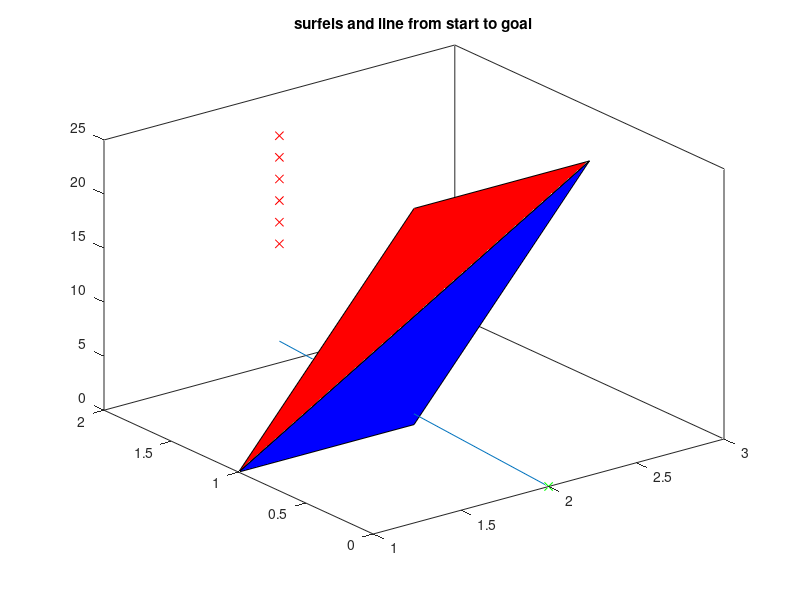

Here is the MATLAB script that generated this plot: (Note: this script raises an error after producing the figure.)
clear; close all; clc

addpath 'C:\Users\sjhar\OneDrive\Desktop\TriangleRayIntersection'
addpath 'C:\Users\sjhar\OneDrive\Desktop\gif\gif'

addpath 'C:\Users\sjhar\Desktop\TriangleRayIntersection'
addpath 'C:\Users\sjhar\Desktop\gif\gif'

facets = [];
% TODO @sjharnett break out this code into functions for:
% vertex interp
% line segment to facet intersection checking and vgraph creation
%
% verts (Nx3 array of verts)
% isObs (is it a size wall or polytope obstacle)
% obsID (ID for polytope obstacle it belongs to)

verts = [1 1 0; 2 1 0;  3 1 20; 2 1 20]; % a line that translates its length in x over the course of 20 seconds
start = [2 0 0];
finish = [2*ones(6,1) 2*ones(6,1) (11:2:21)'];
starts = [2*ones(6,1) 2*ones(6,1) zeros(6,1)];

figure; hold on; box on; title('surfels and line from start to goal')
fig = gcf;
fill3(verts(1:3,1),verts(1:3,2),verts(1:3,3),'b');
fill3(verts([1,3,4],1),verts([1,3,4],2),verts([1,3,4],3),'r');
plot3(start(1),start(2),start(3),'gx');
plot3(finish(:,1),finish(:,2),finish(:,3),'rx');
plot3([start(1) finish(1)],[start(2) finish(2)],[start(3) finish(3)])
% finish = start + dir
% thus dir = finish-start
[intersect, t, u, v, xcoor] = TriangleRayIntersection (starts, finish-starts, verts(1,:),verts(2,:),verts(3,:),'lineType','segment','border','exclusive');
[intersect2, t2, u2, v2, xcoor2] = TriangleRayIntersection (starts, finish-starts, verts(1,:),verts(3,:),verts(4,:),'lineType','segment');
plot3(xcoor(1),xcoor(2),xcoor(3),'cx')
legend('tri 1','tri 2','start','goal','','intersection')
INTERNAL_fcn_format_timespace_plot();

%% interpolation code for a shape
% TODO @sjharnett when functionalizing this, add the vertex ID column but then remove it
dt = 1;
% for each shape
% get shape.verts
verts = [1 1 0 1; 2 1 0 2;  3 1 20 2; 2 1 20 1]; % a line that translates its length in x over the course of 20 seconds
% columns of verts are x,y,t,id
% for number of unique time values in verts...
unique_times = unique(verts(:,3));
num_unique_times = length(unique(verts(:,3)));

unique_verts = unique(verts(:,4));
num_unique_verts = length(unique(verts(:,4)));

dense_times = [];
for i = 2:1:num_unique_times
    new_times = unique_times(i-1):dt:unique_times(i);
    dense_times = [dense_times; new_times'];
end
dense_times = unique(dense_times);
num_dense_times = length(dense_times);

for i = 1:1:num_unique_verts
    this_vert_id = unique_verts(i);
    this_vert_rows = find(verts(:,4)==this_vert_id);
    this_vert_x = verts(this_vert_rows,1);
    this_vert_y = verts(this_vert_rows,2);
    this_vert_t = verts(this_vert_rows,3);

    this_vert_dense_x = interp1(this_vert_t,this_vert_x,dense_times);
    this_vert_dense_y = interp1(this_vert_t,this_vert_y,dense_times);
    this_vert_id_repeated = ones(num_dense_times,1);
    verts = [verts; this_vert_dense_x this_vert_dense_y dense_times this_vert_id_repeated];
end

% will need to remove duplicate rows

% end for each shape

%% this code is required to vectorize the edge, triangle intersection checking
verts = verts(:,1:3);
all_pts = [verts; start; finish];
all_surfels = [verts(1,:),verts(2,:),verts(3,:);verts(1,:),verts(3,:),verts(4,:)];
figure; hold on; box on; title('all vertices and start and finish')
INTERNAL_fcn_format_timespace_plot();
plot3(start(1),start(2),start(3),'gx');
plot3(finish(:,1),finish(:,2),finish(:,3),'rx');
plot3(verts(:,1),verts(:,2),verts(:,3),'cx')

num_pts = size(all_pts,1); % number of rows
all_pts_idx = 1:1:num_pts; % array of all possible pt idx
all_pts = [all_pts all_pts_idx']; % add pt ID column to all_pts
all_pt_combos = nchoosek(all_pts_idx,2); % each row of this matrix is a combination of 2 point idxs

all_ray_starts = all_pts(all_pt_combos(:,1),:); % take all cols of all_pts at the row provided by the first col of all combos
all_ray_ends = all_pts(all_pt_combos(:,2),:); % take all cols of all_pts at the row provided by the second col of all combos
all_ray_dirs = all_ray_ends - all_ray_starts; % TriangleRayIntersection takes a ray direction which is end minus beginning
num_rays = size(all_ray_starts,1);

figure; hold on; box on; title('all rays casted')
INTERNAL_fcn_format_timespace_plot();
for i = 1:1:num_rays
    plot3([all_ray_starts(i,1), all_ray_ends(i,1)],[all_ray_starts(i,2), all_ray_ends(i,2)],[all_ray_starts(i,3), all_ray_ends(i,3)],'LineWidth',2)
end

figure; hold on; box on; title('vgraph')
INTERNAL_fcn_format_timespace_plot();
for i = 1:1:num_rays
    plot3([all_ray_starts(i,1), all_ray_ends(i,1)],[all_ray_starts(i,2), all_ray_ends(i,2)],[all_ray_starts(i,3), all_ray_ends(i,3)],'g','LineWidth',2)
end

num_surfels = size(all_surfels,1);
all_ray_idx = 1:1:num_rays;
all_surfel_idx = 1:1:num_surfels;
all_surfel_ray_combos = table2array(combinations(all_ray_idx,all_surfel_idx));

all_ray_starts_repeated = all_ray_starts(all_surfel_ray_combos(:,1),:);
all_ray_ends_repeated = all_ray_ends(all_surfel_ray_combos(:,1),:);
all_ray_dirs_repeated = all_ray_dirs(all_surfel_ray_combos(:,1),:);
all_surfels_repeated = all_surfels(all_surfel_ray_combos(:,2),:);

[intersects, ts, us, vs, xcoors] = TriangleRayIntersection (all_ray_starts_repeated(:,1:3), all_ray_dirs_repeated(:,1:3), all_surfels_repeated(:,1:3),all_surfels_repeated(:,4:6),all_surfels_repeated(:,7:9),'lineType','segment','border','exclusive');

vgraph = ones(num_pts); % initialize vgraph as zero
intersects_idx = find(intersects);
for k = 1:1:length(intersects_idx)
    i = intersects_idx(k);
    plot3([all_ray_starts_repeated(i,1), all_ray_ends_repeated(i,1)],[all_ray_starts_repeated(i,2), all_ray_ends_repeated(i,2)],[all_ray_starts_repeated(i,3), all_ray_ends_repeated(i,3)],'r','LineWidth',2)
    plot3(rmmissing(xcoors(i,1)),rmmissing(xcoors(i,2)),rmmissing(xcoors(i,3)),'cx','MarkerSize',10)
    start_id = all_ray_starts_repeated(i,4);
    end_id = all_ray_ends_repeated(i,4);
    vgraph(start_id,end_id) = 0;
    vgraph(end_id,start_id) = 0;
end
fill3(verts(1:3,1),verts(1:3,2),verts(1:3,3),'b','FaceAlpha',0.3);
fill3(verts([1,3,4],1),verts([1,3,4],2),verts([1,3,4],3),'b','FaceAlpha',0.3);
%% discard rays that are too high in velocity
% ray slope is rise over run
% rise is delta t
all_delta_ts = abs(all_ray_ends_repeated(:,3) - all_ray_starts_repeated(:,3));
% run is change in total length regardless of x or y
all_delta_xs = all_ray_ends_repeated(:,1) - all_ray_starts_repeated(:,1);
all_delta_ys = all_ray_ends_repeated(:,2) - all_ray_starts_repeated(:,2);
all_delta_dist = (all_delta_xs.^2 + all_delta_ys.^2).^0.5;
all_slopes = all_delta_ts./all_delta_dist;

speed_violation_idx = find(all_slopes == 0);
for l = 1:1:length(speed_violation_idx)
    i = speed_violation_idx(l);
    plot3([all_ray_starts_repeated(i,1), all_ray_ends_repeated(i,1)],[all_ray_starts_repeated(i,2), all_ray_ends_repeated(i,2)],[all_ray_starts_repeated(i,3), all_ray_ends_repeated(i,3)],'k','LineWidth',2)
    start_id = all_ray_starts_repeated(i,4);
    end_id = all_ray_ends_repeated(i,4);
    vgraph(start_id,end_id) = 0;
    vgraph(end_id,start_id) = 0;
end

[cost, route] = fcn_algorithm_Astar3d(vgraph, all_pts(1:end-7,:), all_pts(end-6,:), all_pts(end-5:end,:));
% route metrics follow
total_time = max(route(:,3));
route_x = route(:,1);
route_y = route(:,2);
route_t = route(:,3);
lengths = diff([route_x(:) route_y(:)]);
total_length = sum(sqrt(sum(lengths.*lengths,2)));
lengths_3d = diff([route_x(:) route_y(:) route_t(:)]);
total_length_3d = sum(sqrt(sum(lengths_3d.*lengths_3d,2)));

metrics_title = sprintf('route duration [s]: %.3f \n route length [m]: %.3f \n route length 3D: %.3f',total_time,total_length,total_length_3d);
title(metrics_title);
plot3(route(:,1),route(:,2),route(:,3),'-b','LineWidth',3);


%% interpolation code for a shape
dt = 1;
% for each shape
% get shape.verts
verts = [1 1 0 1; 2 1 0 2;  3 1 20 2; 2 1 20 1]; % a line that translates its length in x over the course of 20 seconds
% columns of verts are x,y,t,id
% for number of unique time values in verts...
unique_times = unique(verts(:,3));
num_unique_times = length(unique(verts(:,3)));

unique_verts = unique(verts(:,4));
num_unique_verts = length(unique(verts(:,4)));

dense_times = [];
for i = 2:1:num_unique_times
    new_times = unique_times(i-1):dt:unique_times(i);
    dense_times = [dense_times; new_times'];
end
dense_times = unique(dense_times);
num_dense_times = length(dense_times);

for i = 1:1:num_unique_verts
    this_vert_id = unique_verts(i);
    this_vert_rows = find(verts(:,4)==this_vert_id);
    this_vert_x = verts(this_vert_rows,1);
    this_vert_y = verts(this_vert_rows,2);
    this_vert_t = verts(this_vert_rows,3);

    this_vert_dense_x = interp1(this_vert_t,this_vert_x,dense_times);
    this_vert_dense_y = interp1(this_vert_t,this_vert_y,dense_times);
    this_vert_id_repeated = this_vert_id*ones(num_dense_times,1);
    verts = [verts; this_vert_dense_x this_vert_dense_y dense_times this_vert_id_repeated];
end

% will need to remove duplicate rows

% end for each shape

figure; hold on; box on; title('all vertices, interpolated, and start and finish')
INTERNAL_fcn_format_timespace_plot();
plot3(start(1),start(2),start(3),'gx');
plot3(finish(1),finish(2),finish(3),'rx');
plot3(verts(:,1),verts(:,2),verts(:,3),'cx')
return
close all;
%% create an animation for moving line
for i = 1:num_dense_times
    hold on; box on; title(sprintf('animation of \n moving two point wall shown at 10x speed'))
    % define figure properties
    opts.width      = 8;
    opts.height     = 6;
    opts.fontType   = 'Times';
    opts.fontSize   = 9;
    fig = gcf;
    % scaling
    fig.Units               = 'centimeters';
    fig.Position(3)         = opts.width;
    fig.Position(4)         = opts.height;
    set(gcf,'color','white')
    % set text properties
    set(fig.Children, ...
        'FontName',     'Times', ...
        'FontSize',     9);

    % remove unnecessary white space
    set(gca,'LooseInset',max(get(gca,'TightInset'), 0.02))
    xlabel('x [m]')
    ylabel('y [m]')
    ylim([0 2])
    xlim([0 4])
    % for each poly
    % this polys verts
    % need to get x y and z coords at this time
    cur_time = dense_times(i);
    cur_time_locations = find(verts(:,3) == cur_time);
    cur_x = verts(cur_time_locations,1);
    cur_y = verts(cur_time_locations,2);
    fill(cur_x,cur_y,'b','FaceAlpha',0.2);
    if i == 1
        gif('moving_wall_demo.gif','LoopCount',1,'DelayTime',dt/10)
    else
        gif
    end
    delete(gca)
end


%% interpolation code for a route
dt = 1;
% columns of verts are x,y,t,id
% for number of unique time values in verts...
unique_times = unique(route(:,3));
num_unique_times = length(unique(route(:,3)));

num_route_verts = size(route,1);

dense_times = [];
for i = 2:1:num_unique_times
    new_times = unique_times(i-1):dt:unique_times(i);
    dense_times = [dense_times; new_times'];
end
dense_times = unique(dense_times);
num_dense_times = length(dense_times);

try
    route_dense_x = interp1(route(:,3),route(:,1),dense_times);
catch
    route_dense_x = route(1,1)*ones(size(dense_times,1),size(dense_times,2));
end
try
    route_dense_y = interp1(route(:,3),route(:,2),dense_times);
catch
    route_dense_y = route(1,2)*ones(size(dense_times,1),size(dense_times,2));
end

route_dense = [route_dense_x route_dense_y dense_times];

close all;
%% create an animation for moving line
for i = 1:num_dense_times
    hold on; box on; title(sprintf('animation of routing around \n moving two point wall shown at 10x speed'))
    % define figure properties
    opts.width      = 8;
    opts.height     = 6;
    opts.fontType   = 'Times';
    opts.fontSize   = 9;
    fig = gcf;
    % scaling
    fig.Units               = 'centimeters';
    fig.Position(3)         = opts.width;
    fig.Position(4)         = opts.height;
    set(gcf,'color','white')
    % set text properties
    set(fig.Children, ...
        'FontName',     'Times', ...
        'FontSize',     9);

    % remove unnecessary white space
    set(gca,'LooseInset',max(get(gca,'TightInset'), 0.02))
    xlabel('x [m]')
    ylabel('y [m]')
    ylim([-1 3])
    xlim([0 4])
    % for each poly
    % this polys verts
    % need to get x y and z coords at this time
    cur_time = dense_times(i);
    cur_time_locations = find(verts(:,3) == cur_time);
    cur_x = verts(cur_time_locations,1);
    cur_y = verts(cur_time_locations,2);

    cur_route_idx = find(route_dense(:,3) == cur_time);

    p_route = plot(route_dense(1:cur_route_idx,1),route_dense(1:cur_route_idx,2),'-k','LineWidth',2);
    p_pose = plot(route_dense(cur_route_idx,1),route_dense(cur_route_idx,2),'xk','MarkerSize',2)
    p_start = plot(start(1),start(2),'gx');
    p_finish = plot(finish(1),finish(2),'rx');
    fill(cur_x,cur_y,'b','FaceAlpha',0.2);
    if i == 1
        gif('moving_wall_with_path.gif','LoopCount',1,'DelayTime',dt/10)
    else
        gif
    end
    delete(gca)
    delete(p_route)
    delete(p_pose)
    delete(p_start)
    delete(p_finish)
end
    % https://www.mathworks.com/matlabcentral/fileexchange/33073-triangle-ray-intersection
% https://en.wikipedia.org/wiki/Intersection_of_a_polyhedron_with_a_line
% https://www.mathworks.com/help/matlab/visualize/multifaceted-patches.html
% at each time t, calculate P
% ir for all points on all bodies that are candidates for collision
% select one point P
% jr on body j and test if it is inside body i
% cast an infinite ray in any direction from P
% jr and compute intersections with all facets on body i
% if there are an even number of intersections, P
% jr is not inside body i
% if there are an odd number of intersections, P
% jr is inside body i
% works for concavities, holes and self-crossing and is independent of CW versus CCW boundary
% ray-facet intersection is similar to edge-facet intersection described below
% point in polygon does not always work for thin bodies (may need edge intersection)
%
function INTERNAL_fcn_format_timespace_plot()
    % define figure properties
    opts.width      = 8;
    opts.height     = 6;
    opts.fontType   = 'Times';
    opts.fontSize   = 9;
    fig = gcf;
    % scaling
    fig.Units               = 'centimeters';
    fig.Position(3)         = opts.width;
    fig.Position(4)         = opts.height;

    % set text properties
    set(fig.Children, ...
        'FontName',     'Times', ...
        'FontSize',     9);

    % remove unnecessary white space
    set(gca,'LooseInset',max(get(gca,'TightInset'), 0.02))
    xlabel('x [m]')
    ylabel('y [m]')
    zlabel('t [s]')
    view([36 30])
end
